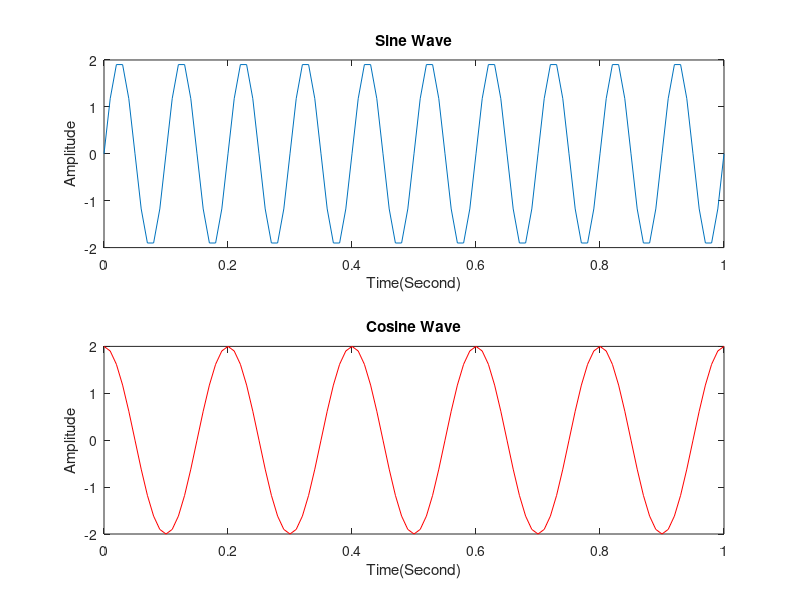

Recreate this plot in MATLAB.
% Bài 1.4 using subplot
clear all;
close all;


A = 2;
x = 0:0.01:1;

subplot(2,1,1);
y = A.*sin(2.*pi.*10.*x);
plot(x,y);
title('Sine Wave');
xlabel('Time(Second)');
ylabel('Amplitude');

subplot(2,1,2);
z = A.*cos(2.*pi.*5.*x);
plot(x,z,'r');
title('Cosine Wave');
xlabel('Time(Second)');
ylabel('Amplitude');
